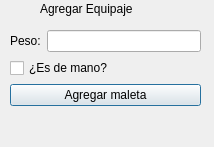
<?xml version="1.0" encoding="UTF-8"?>
<ui version="4.0">
 <class>vagregaequipaje</class>
 <widget class="QDialog" name="vagregaequipaje">
  <property name="geometry">
   <rect>
    <x>0</x>
    <y>0</y>
    <width>214</width>
    <height>147</height>
   </rect>
  </property>
  <property name="windowTitle">
   <string>Dialog</string>
  </property>
  <widget class="QLabel" name="label">
   <property name="geometry">
    <rect>
     <x>40</x>
     <y>0</y>
     <width>121</width>
     <height>17</height>
    </rect>
   </property>
   <property name="text">
    <string>Agregar Equipaje</string>
   </property>
  </widget>
  <widget class="QWidget" name="">
   <property name="geometry">
    <rect>
     <x>10</x>
     <y>30</y>
     <width>191</width>
     <height>90</height>
    </rect>
   </property>
   <layout class="QFormLayout" name="formLayout">
    <item row="0" column="0">
     <widget class="QLabel" name="label_2">
      <property name="text">
       <string>Peso:</string>
      </property>
     </widget>
    </item>
    <item row="0" column="1">
     <widget class="QLineEdit" name="txfPeso"/>
    </item>
    <item row="1" column="0" colspan="2">
     <widget class="QCheckBox" name="chxMano">
      <property name="text">
       <string>¿Es de mano?</string>
      </property>
     </widget>
    </item>
    <item row="2" column="0" colspan="2">
     <widget class="QPushButton" name="btnAgregar">
      <property name="text">
       <string>Agregar maleta</string>
      </property>
     </widget>
    </item>
   </layout>
  </widget>
  <zorder>layoutWidget</zorder>
  <zorder>label</zorder>
  <zorder>btnAgregar</zorder>
 </widget>
 <resources/>
 <connections/>
</ui>
